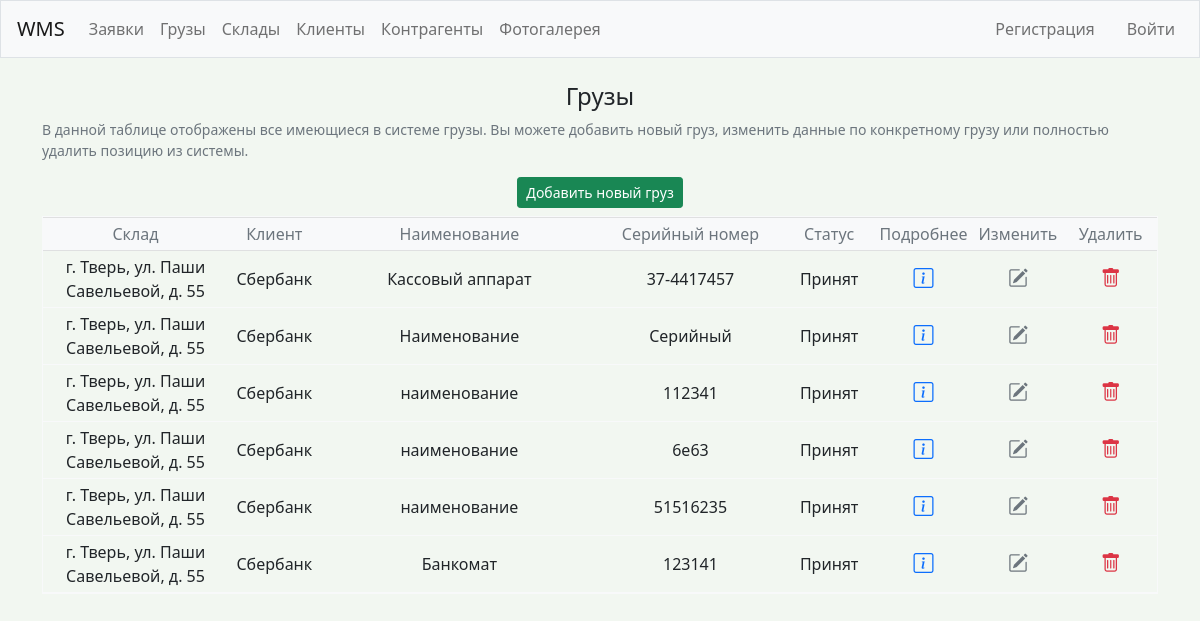
/atms/, run on the app's committed database.
### wms/models.py (models this page shows, shortened)
class Atm(models.Model):
    status = models.CharField(
        max_length=10,
        choices=Status.choices,
        default=Status.in_reserve,
    )
    client = models.ForeignKey(Client, on_delete=models.SET_NULL, null=True)
    storage = models.ForeignKey(Storage, on_delete=models.SET_NULL, null=True)
    name = models.CharField(max_length=200)
    serial_num = models.CharField(max_length=200)
    atm_id = models.CharField(max_length=200, blank=True, null=True)
    size = models.CharField(
        max_length=10,
        choices=Size.choices,
        default=Size.EUR,
    )
    commentary = models.CharField(max_length=200, blank=True, null=True)

class Storage(models.Model):
    contractor = models.ForeignKey(Contractor, on_delete=models.SET_NULL, null=True)
    address = models.CharField(max_length=200)
    rate_pallet = models.DecimalField(max_digits=9999, decimal_places=2, null=True)
    rate_oversize_pallet = models.DecimalField(max_digits=9999, decimal_places=2, null=True)
    rate_volume = models.DecimalField(max_digits=9999, decimal_places=2, null=True)
    rate_in = models.DecimalField(max_digits=9999, decimal_places=2, null=True)
    rate_out = models.DecimalField(max_digits=9999, decimal_places=2, null=True)
    rate_oversize_in = models.DecimalField(max_digits=9999, decimal_places=2, null=True)
    rate_oversize_out = models.DecimalField(max_digits=9999, decimal_places=2, null=True)
    def __str__(self):
        return self.address

class Client(models.Model):
    name = models.CharField(max_length=200)
    pub_date = models.DateTimeField('date published', auto_now_add=True)
    def __str__(self):
        return self.name

### wms/views.py (the view)
# urls.py: path('atms/', views.atms, name='atms'),
def atms(request):
    atms = Atm.objects.all().order_by('client')
    context = {'atms': atms}
    return render(request, 'wms/atms.html', context)

### wms/templates/wms/atms.html
{% extends "wms/base.html" %}
{% block page_header %}
  <h4 class="text-center fw-normal">Грузы</h4>
{% endblock page_header %}
{% block content %}
<p class="d-flex justify-content-center form-text">В данной таблице отображены все имеющиеся в системе грузы. Вы можете добавить новый груз, изменить данные по конкретному грузу или полностью удалить позицию из системы.</p>
<div class="d-flex justify-content-center">
  <a class="btn btn-success btn-sm mb-2 fw-normal" href="{% url 'wms:new_atm' %}">Добавить новый груз</a>
</div>
<table class="table table-sm table-hover table-responsive table-borderless w-100 d-block table-bordered border-light">
  <thead class="table-light text-center text-muted">
    <tr>
      <th class="align-middle fw-normal">Склад</th>
      <th class="align-middle fw-normal">Клиент</th>
      <th class="align-middle fw-normal">Наименование</th>
      <th class="align-middle fw-normal">Серийный номер</th>
      <th class="align-middle fw-normal">Статус</th>
      <th class="align-middle fw-normal">Подробнее</th>
      <th class="align-middle fw-normal">Изменить</th>
      <th class="align-middle fw-normal">Удалить</th>
    </tr>
  </thead>
  <tbody>
    {% for atm in atms %}
      <tr class="text-center fw-normal">
        <td class="col-2 align-middle">{{ atm.storage }}</td>
        <td class="col-1 align-middle">{{ atm.client }}</td>
        <td class="col-3 align-middle">{{ atm.name }}</td>
        <td class="col-2 text-break align-middle">{{ atm.serial_num }}</td>
        <td class="col-1 text-center align-middle">{{ atm.status }}</td>
        <td class="col-1 text-center align-middle">
          <a class="link-primary" href="{% url 'wms:atm' atm.id %}"><i class="bi bi-info-square fs-5" title="Подробнее"></i></a>
        </td>
        <td class="col-1 text-center align-middle">
          <a class="link-secondary" href="{% url 'wms:update_atm' atm.id %}"><i class="bi bi-pencil-square fs-5" title="Изменить"></i></a>
        </td>
        <td class="col-1 text-center align-middle">
          <a class="link-danger" href="{% url 'wms:delete_atm' atm.id %}"><i class="bi bi-trash fs-5" title="Удалить"></i></a>
        </td>
      </tr>
    {% empty %}
      <tr class="col-12">
        <td>Не добавлено ни одного груза. Добавьте первый груз.</td>
      </tr>
    {% endfor %}
  </tbody>
</table>
<br>
{% endblock content %}

### data on the page
Atm: storage "г. Тверь, ул. Паши Савельевой, д. 55", client "Сбербанк", name "Кассовый аппарат", serial_num "37-4417457", status "Принят"
Atm: storage "г. Тверь, ул. Паши Савельевой, д. 55", client "Сбербанк", name "Наименование", serial_num "Серийный", status "Принят"
Atm: storage "г. Тверь, ул. Паши Савельевой, д. 55", client "Сбербанк", name "наименование", serial_num "112341", status "Принят"
Atm: storage "г. Тверь, ул. Паши Савельевой, д. 55", client "Сбербанк", name "наименование", serial_num "6e63", status "Принят"
Atm: storage "г. Тверь, ул. Паши Савельевой, д. 55", client "Сбербанк", name "наименование", serial_num "51516235", status "Принят"
Atm: storage "г. Тверь, ул. Паши Савельевой, д. 55", client "Сбербанк", name "Банкомат", serial_num "123141", status "Принят"
